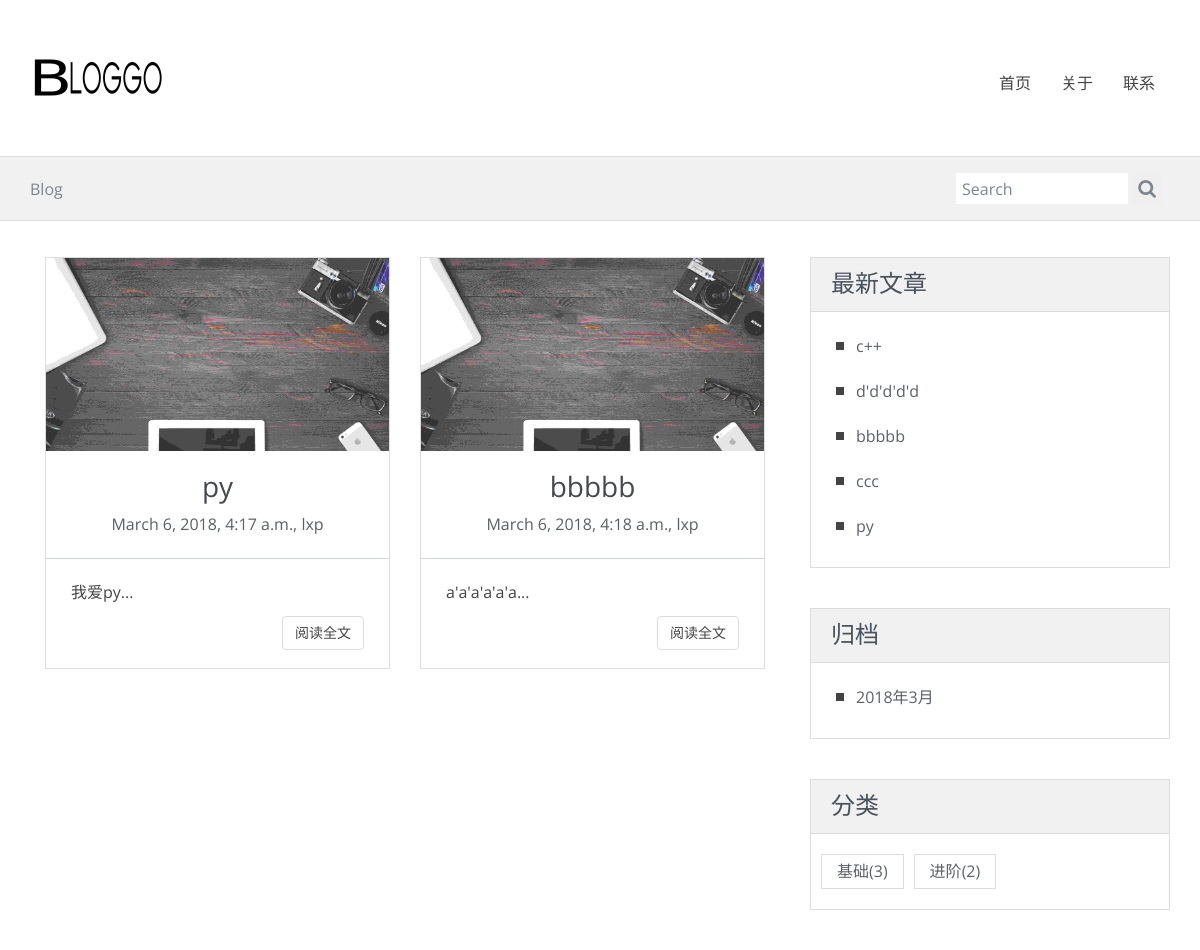
/tag/3/, run on the app's committed database.
### blog/models.py (models this page shows, shortened)
class Post(models.Model):
    title = models.CharField(max_length=70)
    body = models.TextField()
    created_time = models.DateTimeField()
    modified_time = models.DateTimeField()
    excerpt = models.CharField(max_length=200,blank=True)
    category = models.ForeignKey(Category,on_delete=models.CASCADE)
    tags = models.ManyToManyField(Tag,blank=True)
    author = models.ForeignKey(User,on_delete=models.CASCADE)
    views = models.PositiveIntegerField(default=0)
    def get_absolute_url(self):
        return reverse('blog:detail',kwargs={'pk':self.pk})

class Category(models.Model):
    name = models.CharField(max_length=100)

### blog/views.py (the view)
# urls.py: url(r'^tag/(?P<pk>[0-9]+)/$',views.TagView.as_view(),name='tag'),
class TagView(IndexView):
    def get_queryset(self):
        tag = get_object_or_404(Tag,pk=self.kwargs.get('pk'))
        return super(TagView,self).get_queryset().filter(tags=tag)

### blog/templatetags/blog_tags.py (called while the page is built)
@register.simple_tag
def get_recent_posts(num=5):
    return Post.objects.all().order_by('-created_time')[:num]

@register.simple_tag
def archives():
    return Post.objects.dates('created_time','month',order='DESC')

@register.simple_tag
def get_categories():
    return Category.objects.annotate(num_posts=Count('post')).filter(num_posts__gt=0)

### blog/views.py (called while the page is built, shortened)
    def get_context_data(self,**kwargs):
        context = super().get_context_data(**kwargs)
        paginator = context.get('paginator')
        page = context.get('page_obj')
        is_paginated = context.get('is_paginated')
        pagination_data = self.pagination_data(paginator, page, is_paginated)
        context.update(pagination_data)
        return context

    def pagination_data(self,paginator,page,is_paginated):
        if not is_paginated:
            return []

### templates/blog/index.html (shortened to what this page needs)
{% extends 'blog/base.html' %}
{% load staticfiles %}
{% block main %}
    {% for post in post_list %}
        <div class="col-md-6 col-sm-6">
        <article class=" blog-teaser">
                    <header>
                        <img src="{% static 'blog/img/1.jpg' %}" alt="">
                        <h3>
                            <a href="{{post.get_absolute_url}}">{{post.title}}</a>
                        </h3>
                        <span class="meta">{{post.created_time}}, {{ post.author }}</span>
                        <hr>
                    </header>
                    <div class="body">
                        {{ post.excerpt }}...
                    </div>
                    <div class="clearfix">
                        <a href="{{ post.get_absolute_url }}" class="btn btn-clean-one">阅读全文</a>
                    </div>
        </article>
        </div>
    {% empty %}
        <div class="no-post">暂时还没有发布的文章！</div>
    {% endfor %}
{% endblock main %}

### templates/blog/base.html (shortened to what this page needs)
{% load staticfiles %}
{% load blog_tags %}
<!DOCTYPE html>
<html lang="en">
<head>
    <link rel="stylesheet" href="{% static 'blog/css/Myown.css' %}">
    <link rel="stylesheet" href="{% static 'blog/css/bootstrap.min.css' %}">
    <link rel="stylesheet" href="{% static 'blog/css/font-awesome/css/font-awesome.min.css' %}">
    <link rel="stylesheet" href="{% static 'blog/css/style.css' %}" id="theme-styles">
</head>
<body>
    <header>
        <div class="widewrapper masthead">
            <div class="container">
                <a href="index.html" id="logo">
                    <img src="{% static 'blog/img/logo.png' %}" alt="clean Blog">
                </a>
                <nav class="pull-right clean-nav">
                    <div class="collapse navbar-collapse">
                        <ul class="nav nav-pills navbar-nav">
                            <li>
                                <a href="/">首页</a>
                            </li>
                            <li>
                                <a href="about.html">关于</a>
                            </li>
                            <li>
                                <a href="contact.html">联系</a>
                            </li>
                        </ul>
                    </div>
                </nav>
            </div>
        </div>
        <div class="widewrapper subheader">
            <div class="container">
                <div class="clean-breadcrumb">
                    <a href="/">Blog</a>
                </div>
                <div class="clean-searchbox">
                    <form action="{% url 'haystack_search' %}" method="get" accept-charset="utf-8">
                        <input class="searchfield" name='q' id="searchbox" type="text" placeholder="Search">
                        <button class="searchbutton" type="submit">
                            <i class="fa fa-search"></i>
                        </button>
                    </form>
                </div>
            </div>
        </div>
    </header>
    <div class="widewrapper main">
        <div class="container">
            <div class="row">
                <div class="col-md-8 blog-main">
                    {% block main %}
                    {% endblock main %}
                </div>
                <aside class="col-md-4 blog-aside">
                    <div class="aside-widget">
                        <header>
                            <h3>最新文章</h3>
                        </header>
                        <div class="body">
                            {% get_recent_posts as recent_post_list %}
                            <ul class="clean-list">
                                {% for post in recent_post_list %}
                                <li>
                                <a href="{{ post.get_absolute_url }}">{{ post.title}}</a>
                                </li>
                                {% empty %}
			             	    暂无文章！
			            		{% endfor %}
                            </ul>
                        </div>
                    </div>
                    <div class="aside-widget">
                        <header>
                            <h3>归档</h3>
                        </header>
                        <div class="body">
                            {% archives as date_list %}
                            <ul class="clean-list">
                                {% for date in date_list %}
                                <li>
                                 <a href="{% url 'blog:archives' date.year date.month %}">{{date.year}}年{{date.month}}月</a>
                                </li>
                                {% empty %}
		                			暂无归档！
			             		{% endfor %}
                            </ul>
                        </div>
                    </div>
                    <div class="aside-widget">
                        <header>
                            <h3>分类</h3>
                        </header>
                        <div class="body clearfix">
                            {% get_categories as category_list %}
                            <ul class="tags">
                                {% for category in category_list %}
                                 <li>
                                    <a href="{% url 'blog:category' category.pk %}">{{category.name}}<span class="post-count">({{ category.num_posts }})</span></a>
                                 </li>
                                {% empty %}
				                	暂无分类！
			            		{% endfor %}
                            </ul>
                        </div>
                    </div>
                </aside>
            </div>
        </div>
    </div>
</body>
</html>

### blog/static/blog/css/style.css (style rules this page uses)
body { font-size: 16px; line-height: 27px; font-family: 'Open Sans', sans-serif; color: #444; background-color: #fff; }
a { color: #5b6268; }
h3 { font-size: 21px; line-height: 30px; font-weight: normal; font-family: 'Open Sans', sans-serif; }
hr { border-top-color: #ced5db; }
.fa { font-size: 24px; }
.masthead { padding-top: 55px; padding-bottom: 55px; }
.masthead #logo { float: left; display: block; }
.widewrapper { background-color: #fff; }
.widewrapper.masthead { background-color: #fff; color: #f8f8f9; border-bottom: #aaa; }
.widewrapper.subheader { background-color: #f1f1f1; color: #444; font-size: 16px; min-height: 63px; border-top: 1px solid #ddd; border-bottom: 1px solid #ddd; }
.clean-nav .nav-pills { margin-top: 10px; margin-bottom: 0; font-size: 16px; }
.clean-nav .nav-pills > li { margin-left: 10px; }
.clean-nav .nav-pills > li > a { color: #444; padding: 11px 0 11px 20px; line-height: 14px; }
.clean-nav .navbar-collapse { box-shadow: none; }
.clean-breadcrumb { color: #7b8690; float: left; margin-top: 19px; }
.clean-breadcrumb a { color: #7b8690; }
.clean-searchbox { float: right; display: inline-block; min-width: 210px; margin-bottom: 16px; margin-top: 16px; }
.clean-searchbox form { margin: 0; }
.clean-searchbox .fa { color: #7b8690; font-size: 19px; }
.clean-searchbox .searchbutton, .clean-searchbox .searchfield { color: #7b8690; }
.clean-searchbox .searchbutton { display: inline-block; border: none; line-height: 20px; height: 31px; vertical-align: middle; }
.clean-searchbox .searchfield { border: none; height: 22px; line-height: 22px; -webkit-box-sizing: content-box; -moz-box-sizing: content-box; box-sizing: content-box; padding: 5px 6px 4px 6px; vertical-align: middle; display: inline-block; margin-bottom: 0; width: 160px; font-size: 16px; margin-left: -4px; outline: none; }
.clean-list { list-style: none; }
.clean-list li { line-height: 23px; margin-bottom: 14px; }
.clean-list li:before { content: ""; background-color: #444; border-style: solid; border-width: 4px 4px; display: block; width: 8px; left: -20px; top: 15px; position: relative; }
.blog-main, .blog-aside { position: relative; }
.blog-main:before, .blog-aside:before { height: 100%; content: ""; position: absolute; top: 0; width: 1px; }
.blog-main { padding-top: 36px; padding-bottom: 20px; }
.blog-main:before { right: -16px; }
.blog-aside { padding-top: 36px; }
.blog-aside:before { left: 15px; }
.aside-widget { margin-bottom: 40px; border: 1px solid #ddd; }
.aside-widget header { background-color: #f1f1f1; border-bottom: 1px solid #ddd; }
.aside-widget header h3 { font-size: 24px; padding: 10px 20px 3px 20px; margin-top: 0; color: #48535f; }
.aside-widget .body { margin: 10px 0; padding: 5px; }
.aside-widget a { color: #5b6268; }
.tags { list-style: none; margin: 0; padding-left: 0; }
.tags li { float: left; }
.tags li a { padding: 3px 15px; display: inline-block; margin: 5px; border: 1px solid rgb(221, 221, 221); }
.blog-teaser { background-color: #fff; border: 1px solid #ddd; margin-bottom: 40px; }
.blog-teaser header { text-align: center; }
.blog-teaser header img { margin-bottom: 20px; width: 100%; opacity: 0.8; }
.blog-teaser header h3 { color: #454a4e; margin-top: 0; font-size: 28px; margin-bottom: 10px; }
.blog-teaser header h3 a, .blog-teaser header h3 a:focus, .blog-teaser header h3 a:hover { color: #454a4e; }
.blog-teaser header .meta { color: #5a6065; }
.blog-teaser header hr { border-top-color: #ced5db; border-bottom: none; }
.blog-teaser .body { padding-right: 25px; padding-left: 25px; margin-bottom: 10px; color: #444; }
.blog-teaser .btn { float: right; margin-right: 25px; margin-bottom: 18px; }
.meta { margin-bottom: 30px; }
.btn-clean-one { color: #444; border: 1px solid #ddd; }

### data on the page
Post: title "py", created_time "March 6, 2018, 4:17 a.m.", author "lxp", excerpt "我爱py"
Post: title "bbbbb", created_time "March 6, 2018, 4:18 a.m.", author "lxp", excerpt "a'a'a'a'a'a"
Post: title "c++"
Post: title "d'd'd'd'd"
Post: title "ccc"
Category: name "基础", num_posts "3"
Category: name "进阶", num_posts "2"

### other printed values
{{ date.year }} "2018"
{{ date.month }} "3"
